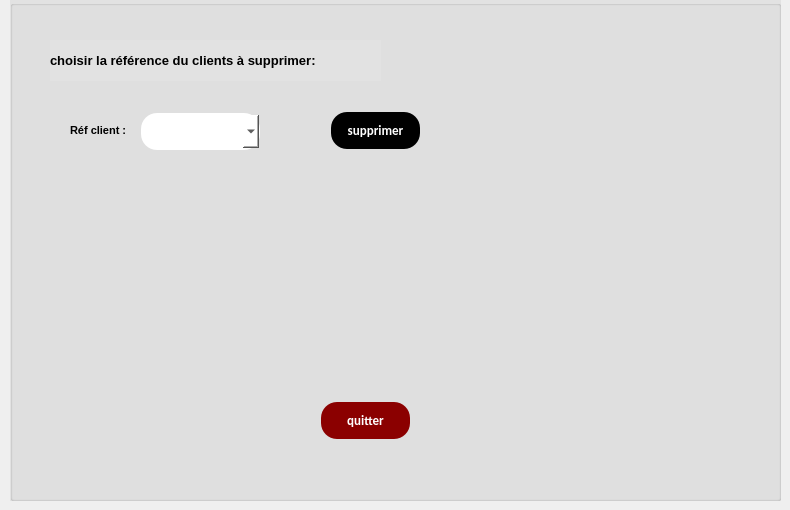
      <widget class="QWidget" name="supp_cl">
       <attribute name="title">
        <string>supprimer un client</string>
       </attribute>
       <widget class="QGroupBox" name="groupBox_5">
        <property name="geometry">
         <rect>
          <x>10</x>
          <y>0</y>
          <width>771</width>
          <height>501</height>
         </rect>
        </property>
        <property name="font">
         <font>
          <pointsize>11</pointsize>
          <weight>75</weight>
          <bold>true</bold>
         </font>
        </property>
        <property name="styleSheet">
         <string notr="true">background-color:rgb(226, 226, 226);</string>
        </property>
        <property name="title">
         <string/>
        </property>
        <widget class="QLabel" name="label_16">
         <property name="geometry">
          <rect>
           <x>40</x>
           <y>40</y>
           <width>331</width>
           <height>41</height>
          </rect>
         </property>
         <property name="font">
          <font>
           <pointsize>10</pointsize>
           <weight>75</weight>
           <italic>false</italic>
           <bold>true</bold>
          </font>
         </property>
         <property name="text">
          <string>choisir la référence du clients à supprimer:</string>
         </property>
        </widget>
        <widget class="QLabel" name="label_17">
         <property name="geometry">
          <rect>
           <x>60</x>
           <y>120</y>
           <width>71</width>
           <height>20</height>
          </rect>
         </property>
         <property name="font">
          <font>
           <pointsize>8</pointsize>
           <weight>75</weight>
           <italic>false</italic>
           <bold>true</bold>
          </font>
         </property>
         <property name="styleSheet">
          <string notr="true">background-color:transparent;</string>
         </property>
         <property name="text">
          <string>Réf client :</string>
         </property>
        </widget>
        <widget class="QPushButton" name="pb_supprimer">
         <property name="geometry">
          <rect>
           <x>320</x>
           <y>110</y>
           <width>91</width>
           <height>41</height>
          </rect>
         </property>
         <property name="font">
          <font>
           <family>calibri</family>
           <pointsize>-1</pointsize>
           <weight>75</weight>
           <bold>true</bold>
           <underline>false</underline>
           <strikeout>false</strikeout>
          </font>
         </property>
         <property name="styleSheet">
          <string notr="true">background-color: black	;
  border: none;
  color: white;
  padding: 10px;
  text-align: center;
  text-decoration: none;
font-family:calibri;
  display: inline-block;
  font-size: 13px;
  margin: 2px 1px;
  border-radius : 16px;</string>
         </property>
         <property name="text">
          <string>supprimer</string>
         </property>
        </widget>
        <widget class="QPushButton" name="pushButton_10">
         <property name="geometry">
          <rect>
           <x>310</x>
           <y>400</y>
           <width>91</width>
           <height>41</height>
          </rect>
         </property>
         <property name="font">
          <font>
           <family>calibri</family>
           <pointsize>-1</pointsize>
           <weight>75</weight>
           <italic>false</italic>
           <bold>true</bold>
           <underline>false</underline>
           <strikeout>false</strikeout>
           <kerning>true</kerning>
          </font>
         </property>
         <property name="autoFillBackground">
          <bool>false</bool>
         </property>
         <property name="styleSheet">
          <string notr="true">background-color: #8B0000	;
  border: none;
  color: white;
  padding: 10px;
  text-align: center;
  text-decoration: none;
font-family:calibri;
  display: inline-block;
  font-size: 13px;
  margin: 2px 1px;
  border-radius : 16px;</string>
         </property>
         <property name="text">
          <string>quitter</string>
         </property>
        </widget>
        <widget class="QComboBox" name="cb_reff_supp">
         <property name="geometry">
          <rect>
           <x>130</x>
           <y>111</y>
           <width>121</width>
           <height>41</height>
          </rect>
         </property>
         <property name="styleSheet">
          <string notr="true">background-color: white	;
  border: none;
  color: black;
  padding: 10px;
  text-align: center;
  text-decoration: none;
font-family:calibri;
  display: inline-block;
  font-size: 13px;
  margin: 2px 1px;
  border-radius : 16px;</string>
         </property>
        </widget>
       </widget>
      </widget>
